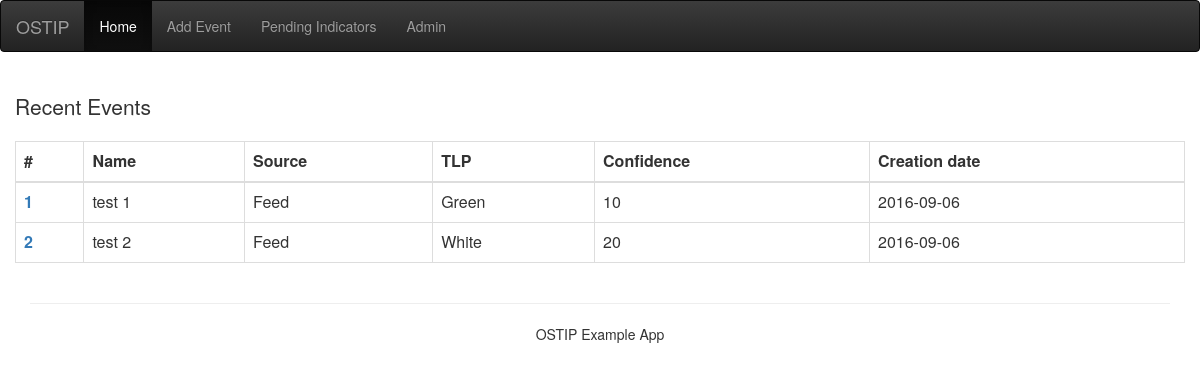
/index, run on the app's committed database.
### app/models.py (models this page shows, shortened)
class Event(db.Model):
    __tablename__ = "event"
    id = db.Column(db.Integer, primary_key=True)
    name = db.Column(db.String(64), index=True, unique=True, nullable=False)
    details = db.Column(db.Text())
    created = db.Column(db.DateTime, nullable=False)
    confidence = db.Column(db.Integer, nullable=False)
    status_id = db.Column(db.Integer, db.ForeignKey('status.id'), nullable=False)
    source_id = db.Column(db.Integer, db.ForeignKey('source.id'), nullable=False)
    tlp_id = db.Column(db.Integer, db.ForeignKey('tlp.id'), nullable=False)
    impact_id = db.Column(db.Integer, db.ForeignKey('level.id'), nullable=False)
    likelihood_id = db.Column(db.Integer, db.ForeignKey('likelihood.id'), nullable=False)
    source = db.relationship('Source', foreign_keys=source_id)
    tlp = db.relationship('Tlp', foreign_keys=tlp_id)
    impact = db.relationship('Level', foreign_keys=impact_id)
    likelihood = db.relationship('Likelihood', foreign_keys=likelihood_id)
    status = db.relationship('Status', foreign_keys=status_id)
    indicators = db.relationship('Indicator', backref='event', lazy='dynamic')
    rel_events = db.relationship('Links', backref='event', lazy='dynamic')
    notes = db.relationship('Note', backref='event', lazy='dynamic')

class Source(db.Model):
    __tablename__ = "source"
    id = db.Column(db.Integer, primary_key=True)
    name = db.Column(db.String(64))

class Tlp(db.Model):
    __tablename__ = "tlp"
    id = db.Column(db.Integer, primary_key=True)
    name = db.Column(db.String(64))

### app/views.py (the view)
@app.route('/')
@app.route('/index')
def index():
    return render_template('index.html', title='Home', events=Event.query.all())

### app/templates/index.html
{% extends "base.html" %}
{% block content %}
    <div class="row">
        <div class="col-md-12">
            <h1 class="lead">Recent Events</h1>
            <table id="event_table" class="table table-bordered">
                <thead>
                    <tr>
                        <th>#</th>
                        <th>Name</th>
                        <th>Source</th>
                        <th>TLP</th>
                        <th>Confidence</th>
                        <th>Creation date</th>
                    </tr>
                </thead>
                {% for event in events %}
                    <tr>
                        <th scope="row"><a href="/event/view/{{ event.id }}">{{ event.id }}</a></th>
                        <td>{{ event.name }}</td>
                        <td>{{ event.source.name }}</td>
                        <td>{{ event.tlp.name }}</td>
                        <td>{{ event.confidence }}</td>
                        <td>{{ event.created.strftime('%Y-%m-%d') }}</td>
                    </tr>
                {% endfor %}
            </table>
        </div>
    </div>
{% endblock %}

### data on the page
Event: id "1", name "test 1", source.name "Feed", tlp.name "Green", confidence "10", created "2016-09-06"
Event: id "2", name "test 2", source.name "Feed", tlp.name "White", confidence "20", created "2016-09-06"
